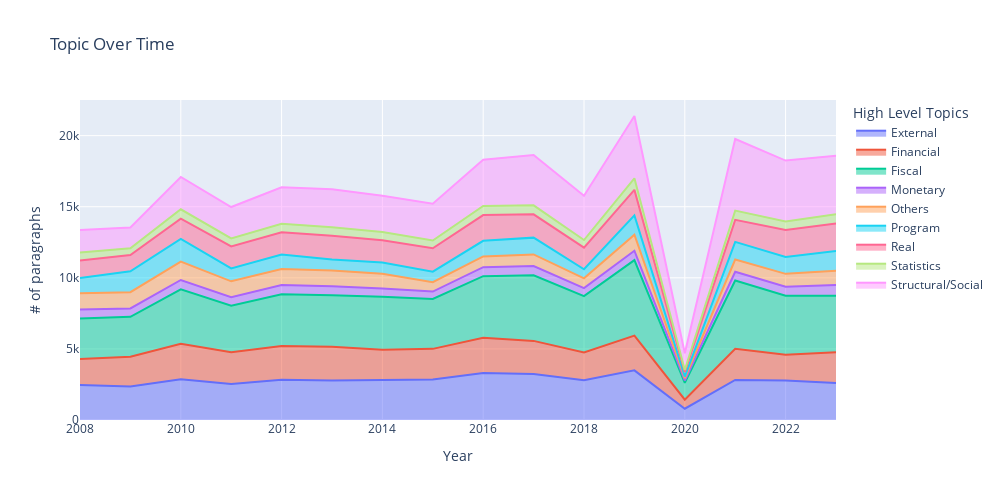

The notebook cell saved with this chart:
### Code cell
fig = time_series_by_topic(collapsed_df)
fig.write_image(os.path.join(chats_out_folder,"TimeSeries_AIV_Topic_counts.png"))
fig.write_html(os.path.join(chats_out_folder,"TimeSeries_AIV_Topic_counts.html"))
fig.show()

### Figure 1 — Plotly figure (JSON) as saved in the notebook; plotly's stock layout.template omitted (floating-point values rounded to 4 significant figures)
{"data": [{"fillpattern": {"shape": ""}, "hovertemplate": "level_0=External<br>Year=%{x}<br>File_Name=%{y}<extra></extra>", "legendgroup": "External", "line": {"color": "#636efa"}, "marker": {"symbol": "circle"}, "mode": "lines", "name": "External", "orientation": "v", "showlegend": true, "stackgroup": "1", "type": "scatter", "x": [2008, 2009, 2010, 2011, 2012, 2013, 2014, 2015, 2016, 2017, 2018, 2019, 2020, 2021, 2022, 2023], "xaxis": "x", "y": [2458, 2354, 2858, 2536, 2833, 2781, 2805, 2844, 3310, 3235, 2801, 3490, 796, 2822, 2787, 2609], "yaxis": "y"}, {"fillpattern": {"shape": ""}, "hovertemplate": "level_0=Financial<br>Year=%{x}<br>File_Name=%{y}<extra></extra>", "legendgroup": "Financial", "line": {"color": "#EF553B"}, "marker": {"symbol": "circle"}, "mode": "lines", "name": "Financial", "orientation": "v", "showlegend": true, "stackgroup": "1", "type": "scatter", "x": [2008, 2009, 2010, 2011, 2012, 2013, 2014, 2015, 2016, 2017, 2018, 2019, 2020, 2021, 2022, 2023], "xaxis": "x", "y": [1837, 2091, 2499, 2230, 2370, 2378, 2143, 2159, 2474, 2330, 1952, 2450, 631, 2190, 1804, 2154], "yaxis": "y"}, {"fillpattern": {"shape": ""}, "hovertemplate": "level_0=Fiscal<br>Year=%{x}<br>File_Name=%{y}<extra></extra>", "legendgroup": "Fiscal", "line": {"color": "#00cc96"}, "marker": {"symbol": "circle"}, "mode": "lines", "name": "Fiscal", "orientation": "v", "showlegend": true, "stackgroup": "1", "type": "scatter", "x": [2008, 2009, 2010, 2011, 2012, 2013, 2014, 2015, 2016, 2017, 2018, 2019, 2020, 2021, 2022, 2023], "xaxis": "x", "y": [2845, 2816, 3832, 3275, 3641, 3624, 3719, 3508, 4330, 4613, 3958, 5303, 1190, 4795, 4156, 3983], "yaxis": "y"}, {"fillpattern": {"shape": ""}, "hovertemplate": "level_0=Monetary<br>Year=%{x}<br>File_Name=%{y}<extra></extra>", "legendgroup": "Monetary", "line": {"color": "#ab63fa"}, "marker": {"symbol": "circle"}, "mode": "lines", "name": "Monetary", "orientation": "v", "showlegend": true, "stackgroup": "1", "type": "scatter", "x": [2008, 2009, 2010, 2011, 2012, 2013, 2014, 2015, 2016, 2017, 2018, 2019, 2020, 2021, 2022, 2023], "xaxis": "x", "y": [633, 583, 660, 597, 646, 624, 577, 522, 636, 649, 565, 661, 164, 622, 629, 741], "yaxis": "y"}, {"fillpattern": {"shape": ""}, "hovertemplate": "level_0=Others<br>Year=%{x}<br>File_Name=%{y}<extra></extra>", "legendgroup": "Others", "line": {"color": "#FFA15A"}, "marker": {"symbol": "circle"}, "mode": "lines", "name": "Others", "orientation": "v", "showlegend": true, "stackgroup": "1", "type": "scatter", "x": [2008, 2009, 2010, 2011, 2012, 2013, 2014, 2015, 2016, 2017, 2018, 2019, 2020, 2021, 2022, 2023], "xaxis": "x", "y": [1149, 1145, 1288, 1117, 1133, 1107, 1049, 663, 757, 819, 690, 1133, 155, 860, 903, 1012], "yaxis": "y"}, {"fillpattern": {"shape": ""}, "hovertemplate": "level_0=Program<br>Year=%{x}<br>File_Name=%{y}<extra></extra>", "legendgroup": "Program", "line": {"color": "#19d3f3"}, "marker": {"symbol": "circle"}, "mode": "lines", "name": "Program", "orientation": "v", "showlegend": true, "stackgroup": "1", "type": "scatter", "x": [2008, 2009, 2010, 2011, 2012, 2013, 2014, 2015, 2016, 2017, 2018, 2019, 2020, 2021, 2022, 2023], "xaxis": "x", "y": [1057, 1475, 1603, 905, 1018, 774, 780, 741, 1094, 1181, 635, 1357, 119, 1237, 1182, 1393], "yaxis": "y"}, {"fillpattern": {"shape": ""}, "hovertemplate": "level_0=Real<br>Year=%{x}<br>File_Name=%{y}<extra></extra>", "legendgroup": "Real", "line": {"color": "#FF6692"}, "marker": {"symbol": "circle"}, "mode": "lines", "name": "Real", "orientation": "v", "showlegend": true, "stackgroup": "1", "type": "scatter", "x": [2008, 2009, 2010, 2011, 2012, 2013, 2014, 2015, 2016, 2017, 2018, 2019, 2020, 2021, 2022, 2023], "xaxis": "x", "y": [1237, 1143, 1416, 1547, 1562, 1668, 1569, 1645, 1809, 1638, 1519, 1791, 325, 1552, 1908, 1921], "yaxis": "y"}, {"fillpattern": {"shape": ""}, "hovertemplate": "level_0=Statistics<br>Year=%{x}<br>File_Name=%{y}<extra></extra>", "legendgroup": "Statistics", "line": {"color": "#B6E880"}, "marker": {"symbol": "circle"}, "mode": "lines", "name": "Statistics", "orientation": "v", "showlegend": true, "stackgroup": "1", "type": "scatter", "x": [2008, 2009, 2010, 2011, 2012, 2013, 2014, 2015, 2016, 2017, 2018, 2019, 2020, 2021, 2022, 2023], "xaxis": "x", "y": [560, 478, 664, 560, 600, 598, 588, 539, 647, 633, 539, 814, 133, 648, 591, 651], "yaxis": "y"}, {"fillpattern": {"shape": ""}, "hovertemplate": "level_0=Structural/Social<br>Year=%{x}<br>File_Name=%{y}<extra></extra>", "legendgroup": "Structural/Social", "line": {"color": "#FF97FF"}, "marker": {"symbol": "circle"}, "mode": "lines", "name": "Structural/Social", "orientation": "v", "showlegend": true, "stackgroup": "1", "type": "scatter", "x": [2008, 2009, 2010, 2011, 2012, 2013, 2014, 2015, 2016, 2017, 2018, 2019, 2020, 2021, 2022, 2023], "xaxis": "x", "y": [1596, 1452, 2272, 2211, 2559, 2669, 2545, 2595, 3250, 3542, 3115, 4383, 1180, 5038, 4285, 4128], "yaxis": "y"}], "layout": {"height": 500, "legend": {"title": {"font": {"size": 14}, "text": "High Level Topics"}, "tracegroupgap": 0}, "title": {"text": "Topic Over Time"}, "width": 1000, "xaxis": {"anchor": "y", "domain": [0, 1], "title": {"text": "Year"}}, "yaxis": {"anchor": "x", "domain": [0, 1], "title": {"text": "# of paragraphs"}}}}
